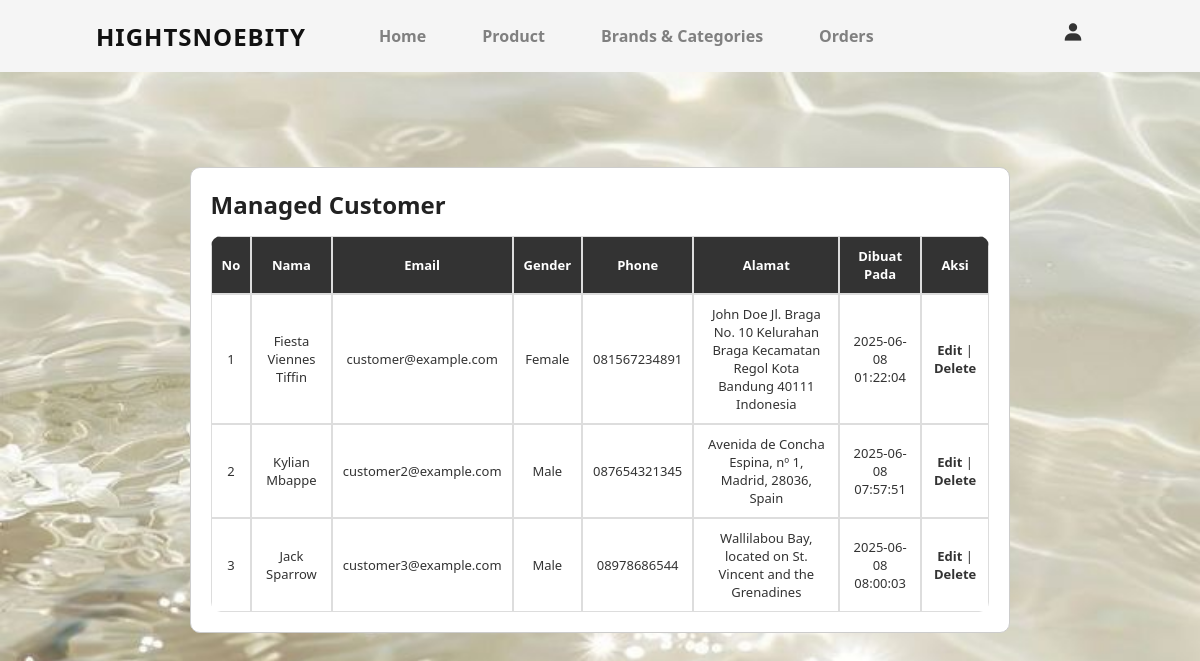
The page /manage_users.php (signed in) on the database its author committed.
### tables this page shows
CREATE TABLE `users` (
  `id` int(11) NOT NULL,
  `name` varchar(100) NOT NULL,
  `email` varchar(255) NOT NULL,
  `password_hash` varchar(255) NOT NULL,
  `role` enum('admin','customer') NOT NULL DEFAULT 'customer',
  `created_at` timestamp NOT NULL DEFAULT current_timestamp(),
  `gender` varchar(10) DEFAULT NULL,
  `phone` varchar(20) DEFAULT NULL,
  `address` text DEFAULT NULL
);

### manage_users.php (the view, shortened to what this page needs)
<?php
include 'config.php';
$result = $conn->query("SELECT id, name, email, role, created_at, gender, phone, address FROM users WHERE role = 'customer'");
?>
<!DOCTYPE html>
<html lang="en">
<head>
    <link rel="stylesheet" href="css/CRUD.css">
</head>
<se>
    <?php include 'header-admin.php'; ?>
    <section>
    <div class="list-container">
        <h2>Managed Customer</h2>
        <table>
            <thead>
                <tr>
                    <th>No</th>
                    <th>Nama</th>
                    <th>Email</th>
                    <th>Gender</th>
                    <th>Phone</th>
                    <th>Alamat</th>
                    <th>Dibuat Pada</th>
                    <th>Aksi</th>
                </tr>
            </thead>
            <tbody>
                <?php $no = 1; ?>
                <?php while ($row = $result->fetch_assoc()): ?>
                    <tr>
                        <td><?= $no++ ?></td>
                        <td><?= htmlspecialchars($row['name']) ?></td>
                        <td><?= htmlspecialchars($row['email']) ?></td>
                        <td><?= htmlspecialchars($row['gender']) ?></td>
                        <td><?= htmlspecialchars($row['phone']) ?></td>
                        <td><?= htmlspecialchars($row['address']) ?></td>
                        <td><?= htmlspecialchars($row['created_at']) ?></td>
                        <td>
                            <a href="edit_profile.php?id=<?= $row['id'] ?>">Edit</a> |
                            <a href="manage_profile.php?delete=<?= $row['id'] ?>" onclick="return confirm('Yakin ingin menghapus user ini?')">Delete</a>
                        </td>
                    </tr>
                <?php endwhile; ?>
            </tbody>
        </table>
    </div>
</section>
</body>
</html>

### css/CRUD.css (style rules this page uses)
* { transition: none !important; transform: none !important; box-shadow: none !important; box-sizing: border-box; font-family: 'Segoe UI', Tahoma, Geneva, Verdana, sans-serif; }
body { display: flex; justify-content: center; align-items: center; min-height: 100vh; background: url("../images/views/background-2.jpg") no-repeat center center; background-size: cover; font-family: Arial, sans-serif; padding: 20px 30px; color: #333; }
h2 { color: #222; margin-bottom: 15px; font-weight: bold; }
.list-container { flex: 2; background-color: #fff; padding: 20px; border-radius: 10px; border: 1px solid #ccc; max-height: 80vh; overflow-y: auto; }
table { width: 100%; border-collapse: separate; border-spacing: 0; background-color: #fff; border-radius: 10px; overflow: hidden; }
th, td { text-align: center; padding: 10px; border: 1px solid #ddd; font-size: 13px; }
thead { background-color: #333; color: white; }
a { color: #333; text-decoration: none; font-weight: bold; }

### css/FASHION.css (style rules this page uses)
* { padding: 0; margin: 0; box-sizing: border-box; list-style: none; text-decoration: none; scroll-behavior: smooth; }
:root { --background-color: #ffffff; --text-color: #111111; --main-color: #c8815f; --big-font: 4.5rem; --h2-font: 3.3rem; --h3-font: 2rem; --normal-font: 1rem; }
body { background: var(red); color: var(black); }
section { padding: 100px 14%; }

### rows shown on the page
users: name "Fiesta Viennes Tiffin", email "customer@example.com", gender "Female", phone "081567234891", address "John Doe Jl. Braga No. 10 Kelurahan Braga Kecamatan Regol Kota Bandung 40111 Indonesia", created_at "2025-06-08 01:22:04"
users: name "Kylian Mbappe", email "customer2@example.com", gender "Male", phone "087654321345", address "Avenida de Concha Espina, nº 1, Madrid, 28036, Spain", created_at "2025-06-08 07:57:51"
users: name "Jack Sparrow", email "customer3@example.com", gender "Male", phone "08978686544", address "Wallilabou Bay, located on St. Vincent and the Grenadines", created_at "2025-06-08 08:00:03"
